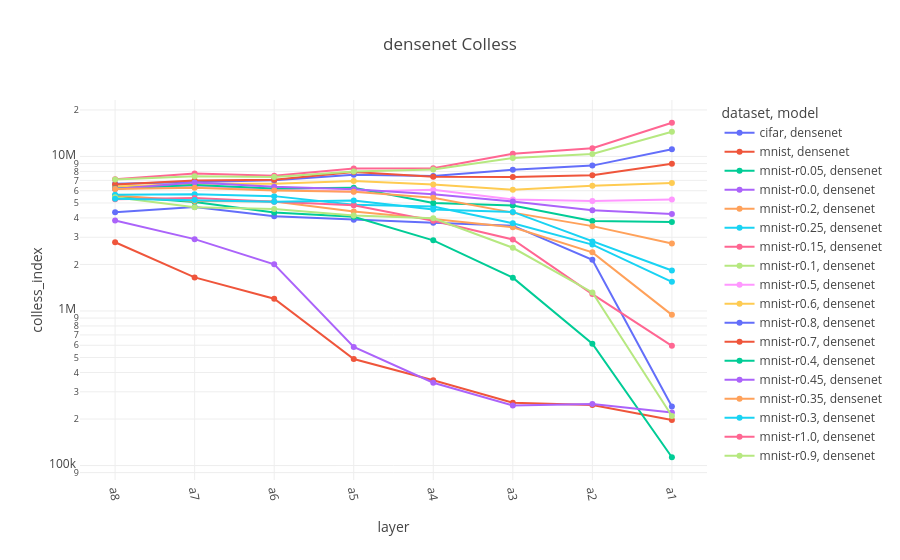

The notebook cell this image was saved under:
### Code cell
fig = px.line(densenet, x="layer", y="colless_index", color="dataset", symbol="model", color_discrete_sequence=px.colors.qualitative.Plotly, title="densenet Colless")
fig.update_xaxes(tickangle=80)
fig.update_yaxes(type="log")

### Figure 1 — Plotly figure (JSON) as saved in the notebook; plotly's stock layout.template omitted (floating-point values rounded to 4 significant figures)
{"data": [{"hovertemplate": "dataset=cifar<br>model=densenet<br>layer=%{x}<br>colless_index=%{y}<extra></extra>", "legendgroup": "cifar, densenet", "line": {"color": "#636EFA", "dash": "solid"}, "marker": {"symbol": "circle"}, "mode": "lines+markers", "name": "cifar, densenet", "orientation": "v", "showlegend": true, "type": "scatter", "x": ["a8", "a7", "a6", "a5", "a4", "a3", "a2", "a1"], "xaxis": "x", "y": [4347000.0, 4710000.0, 4109000.0, 3898000.0, 3726000.0, 3567000.0, 2142000.0, 241000.0], "yaxis": "y"}, {"hovertemplate": "dataset=mnist<br>model=densenet<br>layer=%{x}<br>colless_index=%{y}<extra></extra>", "legendgroup": "mnist, densenet", "line": {"color": "#EF553B", "dash": "solid"}, "marker": {"symbol": "circle"}, "mode": "lines+markers", "name": "mnist, densenet", "orientation": "v", "showlegend": true, "type": "scatter", "x": ["a8", "a7", "a6", "a5", "a4", "a3", "a2", "a1"], "xaxis": "x", "y": [2785000.0, 1650000.0, 1199000.0, 489200.0, 356800.0, 255200.0, 246300.0, 197300.0], "yaxis": "y"}, {"hovertemplate": "dataset=mnist-r0.05<br>model=densenet<br>layer=%{x}<br>colless_index=%{y}<extra></extra>", "legendgroup": "mnist-r0.05, densenet", "line": {"color": "#00CC96", "dash": "solid"}, "marker": {"symbol": "circle"}, "mode": "lines+markers", "name": "mnist-r0.05, densenet", "orientation": "v", "showlegend": true, "type": "scatter", "x": ["a8", "a7", "a6", "a5", "a4", "a3", "a2", "a1"], "xaxis": "x", "y": [5526000.0, 5081000.0, 4335000.0, 4073000.0, 2866000.0, 1643000.0, 614400.0, 113100.0], "yaxis": "y"}, {"hovertemplate": "dataset=mnist-r0.0<br>model=densenet<br>layer=%{x}<br>colless_index=%{y}<extra></extra>", "legendgroup": "mnist-r0.0, densenet", "line": {"color": "#AB63FA", "dash": "solid"}, "marker": {"symbol": "circle"}, "mode": "lines+markers", "name": "mnist-r0.0, densenet", "orientation": "v", "showlegend": true, "type": "scatter", "x": ["a8", "a7", "a6", "a5", "a4", "a3", "a2", "a1"], "xaxis": "x", "y": [3846000.0, 2916000.0, 2005000.0, 585400.0, 343500.0, 244800.0, 250000.0, 220700.0], "yaxis": "y"}, {"hovertemplate": "dataset=mnist-r0.2<br>model=densenet<br>layer=%{x}<br>colless_index=%{y}<extra></extra>", "legendgroup": "mnist-r0.2, densenet", "line": {"color": "#FFA15A", "dash": "solid"}, "marker": {"symbol": "circle"}, "mode": "lines+markers", "name": "mnist-r0.2, densenet", "orientation": "v", "showlegend": true, "type": "scatter", "x": ["a8", "a7", "a6", "a5", "a4", "a3", "a2", "a1"], "xaxis": "x", "y": [5590000.0, 5141000.0, 5110000.0, 4400000.0, 3932000.0, 3478000.0, 2396000.0, 943700.0], "yaxis": "y"}, {"hovertemplate": "dataset=mnist-r0.25<br>model=densenet<br>layer=%{x}<br>colless_index=%{y}<extra></extra>", "legendgroup": "mnist-r0.25, densenet", "line": {"color": "#19D3F3", "dash": "solid"}, "marker": {"symbol": "circle"}, "mode": "lines+markers", "name": "mnist-r0.25, densenet", "orientation": "v", "showlegend": true, "type": "scatter", "x": ["a8", "a7", "a6", "a5", "a4", "a3", "a2", "a1"], "xaxis": "x", "y": [5655000.0, 5692000.0, 5536000.0, 4869000.0, 4749000.0, 3693000.0, 2690000.0, 1544000.0], "yaxis": "y"}, {"hovertemplate": "dataset=mnist-r0.15<br>model=densenet<br>layer=%{x}<br>colless_index=%{y}<extra></extra>", "legendgroup": "mnist-r0.15, densenet", "line": {"color": "#FF6692", "dash": "solid"}, "marker": {"symbol": "circle"}, "mode": "lines+markers", "name": "mnist-r0.15, densenet", "orientation": "v", "showlegend": true, "type": "scatter", "x": ["a8", "a7", "a6", "a5", "a4", "a3", "a2", "a1"], "xaxis": "x", "y": [5277000.0, 5378000.0, 5084000.0, 4836000.0, 3835000.0, 2904000.0, 1286000.0, 594700.0], "yaxis": "y"}, {"hovertemplate": "dataset=mnist-r0.1<br>model=densenet<br>layer=%{x}<br>colless_index=%{y}<extra></extra>", "legendgroup": "mnist-r0.1, densenet", "line": {"color": "#B6E880", "dash": "solid"}, "marker": {"symbol": "circle"}, "mode": "lines+markers", "name": "mnist-r0.1, densenet", "orientation": "v", "showlegend": true, "type": "scatter", "x": ["a8", "a7", "a6", "a5", "a4", "a3", "a2", "a1"], "xaxis": "x", "y": [5438000.0, 4696000.0, 4566000.0, 4153000.0, 3977000.0, 2565000.0, 1319000.0, 208900.0], "yaxis": "y"}, {"hovertemplate": "dataset=mnist-r0.5<br>model=densenet<br>layer=%{x}<br>colless_index=%{y}<extra></extra>", "legendgroup": "mnist-r0.5, densenet", "line": {"color": "#FF97FF", "dash": "solid"}, "marker": {"symbol": "circle"}, "mode": "lines+markers", "name": "mnist-r0.5, densenet", "orientation": "v", "showlegend": true, "type": "scatter", "x": ["a8", "a7", "a6", "a5", "a4", "a3", "a2", "a1"], "xaxis": "x", "y": [6231000.0, 6442000.0, 6115000.0, 5899000.0, 6082000.0, 5274000.0, 5148000.0, 5268000.0], "yaxis": "y"}, {"hovertemplate": "dataset=mnist-r0.6<br>model=densenet<br>layer=%{x}<br>colless_index=%{y}<extra></extra>", "legendgroup": "mnist-r0.6, densenet", "line": {"color": "#FECB52", "dash": "solid"}, "marker": {"symbol": "circle"}, "mode": "lines+markers", "name": "mnist-r0.6, densenet", "orientation": "v", "showlegend": true, "type": "scatter", "x": ["a8", "a7", "a6", "a5", "a4", "a3", "a2", "a1"], "xaxis": "x", "y": [6401000.0, 6661000.0, 6663000.0, 6947000.0, 6592000.0, 6098000.0, 6462000.0, 6733000.0], "yaxis": "y"}, {"hovertemplate": "dataset=mnist-r0.8<br>model=densenet<br>layer=%{x}<br>colless_index=%{y}<extra></extra>", "legendgroup": "mnist-r0.8, densenet", "line": {"color": "#636EFA", "dash": "solid"}, "marker": {"symbol": "circle"}, "mode": "lines+markers", "name": "mnist-r0.8, densenet", "orientation": "v", "showlegend": true, "type": "scatter", "x": ["a8", "a7", "a6", "a5", "a4", "a3", "a2", "a1"], "xaxis": "x", "y": [6646000.0, 6845000.0, 7027000.0, 7614000.0, 7462000.0, 8214000.0, 8723000.0, 11120000.0], "yaxis": "y"}, {"hovertemplate": "dataset=mnist-r0.7<br>model=densenet<br>layer=%{x}<br>colless_index=%{y}<extra></extra>", "legendgroup": "mnist-r0.7, densenet", "line": {"color": "#EF553B", "dash": "solid"}, "marker": {"symbol": "circle"}, "mode": "lines+markers", "name": "mnist-r0.7, densenet", "orientation": "v", "showlegend": true, "type": "scatter", "x": ["a8", "a7", "a6", "a5", "a4", "a3", "a2", "a1"], "xaxis": "x", "y": [6573000.0, 6999000.0, 7054000.0, 7938000.0, 7385000.0, 7361000.0, 7569000.0, 8967000.0], "yaxis": "y"}, {"hovertemplate": "dataset=mnist-r0.4<br>model=densenet<br>layer=%{x}<br>colless_index=%{y}<extra></extra>", "legendgroup": "mnist-r0.4, densenet", "line": {"color": "#00CC96", "dash": "solid"}, "marker": {"symbol": "circle"}, "mode": "lines+markers", "name": "mnist-r0.4, densenet", "orientation": "v", "showlegend": true, "type": "scatter", "x": ["a8", "a7", "a6", "a5", "a4", "a3", "a2", "a1"], "xaxis": "x", "y": [6198000.0, 6540000.0, 6192000.0, 6277000.0, 4991000.0, 4816000.0, 3817000.0, 3765000.0], "yaxis": "y"}, {"hovertemplate": "dataset=mnist-r0.45<br>model=densenet<br>layer=%{x}<br>colless_index=%{y}<extra></extra>", "legendgroup": "mnist-r0.45, densenet", "line": {"color": "#AB63FA", "dash": "solid"}, "marker": {"symbol": "circle"}, "mode": "lines+markers", "name": "mnist-r0.45, densenet", "orientation": "v", "showlegend": true, "type": "scatter", "x": ["a8", "a7", "a6", "a5", "a4", "a3", "a2", "a1"], "xaxis": "x", "y": [6162000.0, 6791000.0, 6360000.0, 6139000.0, 5696000.0, 5111000.0, 4489000.0, 4247000.0], "yaxis": "y"}, {"hovertemplate": "dataset=mnist-r0.35<br>model=densenet<br>layer=%{x}<br>colless_index=%{y}<extra></extra>", "legendgroup": "mnist-r0.35, densenet", "line": {"color": "#FFA15A", "dash": "solid"}, "marker": {"symbol": "circle"}, "mode": "lines+markers", "name": "mnist-r0.35, densenet", "orientation": "v", "showlegend": true, "type": "scatter", "x": ["a8", "a7", "a6", "a5", "a4", "a3", "a2", "a1"], "xaxis": "x", "y": [6162000.0, 6272000.0, 6028000.0, 5904000.0, 5404000.0, 4330000.0, 3541000.0, 2735000.0], "yaxis": "y"}, {"hovertemplate": "dataset=mnist-r0.3<br>model=densenet<br>layer=%{x}<br>colless_index=%{y}<extra></extra>", "legendgroup": "mnist-r0.3, densenet", "line": {"color": "#19D3F3", "dash": "solid"}, "marker": {"symbol": "circle"}, "mode": "lines+markers", "name": "mnist-r0.3, densenet", "orientation": "v", "showlegend": true, "type": "scatter", "x": ["a8", "a7", "a6", "a5", "a4", "a3", "a2", "a1"], "xaxis": "x", "y": [5326000.0, 5220000.0, 5086000.0, 5188000.0, 4544000.0, 4376000.0, 2813000.0, 1828000.0], "yaxis": "y"}, {"hovertemplate": "dataset=mnist-r1.0<br>model=densenet<br>layer=%{x}<br>colless_index=%{y}<extra></extra>", "legendgroup": "mnist-r1.0, densenet", "line": {"color": "#FF6692", "dash": "solid"}, "marker": {"symbol": "circle"}, "mode": "lines+markers", "name": "mnist-r1.0, densenet", "orientation": "v", "showlegend": true, "type": "scatter", "x": ["a8", "a7", "a6", "a5", "a4", "a3", "a2", "a1"], "xaxis": "x", "y": [7128000.0, 7748000.0, 7508000.0, 8345000.0, 8391000.0, 10420000.0, 11300000.0, 16520000.0], "yaxis": "y"}, {"hovertemplate": "dataset=mnist-r0.9<br>model=densenet<br>layer=%{x}<br>colless_index=%{y}<extra></extra>", "legendgroup": "mnist-r0.9, densenet", "line": {"color": "#B6E880", "dash": "solid"}, "marker": {"symbol": "circle"}, "mode": "lines+markers", "name": "mnist-r0.9, densenet", "orientation": "v", "showlegend": true, "type": "scatter", "x": ["a8", "a7", "a6", "a5", "a4", "a3", "a2", "a1"], "xaxis": "x", "y": [7097000.0, 7452000.0, 7355000.0, 7979000.0, 8234000.0, 9781000.0, 10360000.0, 14440000.0], "yaxis": "y"}], "layout": {"legend": {"title": {"text": "dataset, model"}, "tracegroupgap": 0}, "title": {"text": "densenet Colless"}, "xaxis": {"anchor": "y", "domain": [0, 1], "tickangle": 80, "title": {"text": "layer"}}, "yaxis": {"anchor": "x", "domain": [0, 1], "title": {"text": "colless_index"}, "type": "log"}}}
